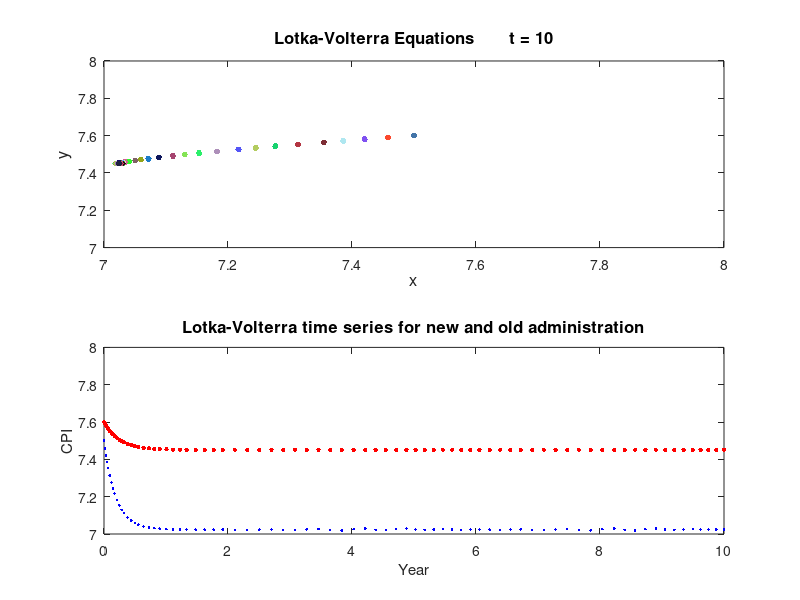

This chart was generated by the following MATLAB code:
% =========================================================================
% Matlab program to draw a phase portrait for the LotkaVolterra Predetor
% Pey model. The results are shown at each time step. 
% In addition, the user has the option of plotting a time series graph for x or y. 
% Set the parameter choice = 1 for a time series plot for x.
% Set choice = 2 for a time series plot for y. 
% Equation parameters alpha, beta, gamma and detla can be changed by the
% user.
% Equations are solved using a numerical ODE solver. 
%
% James Adams 3/4/14
% =========================================================================

function LotkaVolterra_JA
clear  % Clears command window
clc    % Clears command history
clf    % Removes anything in the figure window before simulation. 

countdown = 3;  % Countdown time length before simulation runs. 
iterations = 1;  % Sets initial interation count to 1;
pausetime = 0.1;  % Shows solutions at each time step. 
runtime = 10;    % Duration time of simulation.

% ================ Equation parameter values ==============================
alpha = -5.2486;
beta = 0.0376;
gamma = -3.9998;
delta = -0.0024;
kappa1 = 7.4194;
kappa2 = 7.4194;

% =============== Initial conditions for x and y ==========================
initialx = 7.5;
initialy = 7.6;

fprintf('----------------------------------\nLotkaVolterra Predetor Prey model \n\nMatlab code written by James Adams\n----------------------------------')
fprintf('\n\nParameter values set,')
fprintf('\n\nalpha = %2.6f \nbeta = %2.6f \ngamma = %2.6f \ndelta = %2.6f ',alpha,beta,gamma,delta)
fprintf('\n\nTo plot a time series graph for x, set the choice parameter in the code to 1.') 
fprintf('\nSet choice to 2 to plot a time series graph for y.\n\nSimulation will run in ')

for i = 3:-1:1
    fprintf('\n%8i',countdown')    % Countdown to simulation start.
    countdown = countdown-1;
    pause(1)
end

% Solves equations using numerical ODE solver 45 (nonstiff runge kutta)
deq1=@(t,x) [x(1)*(-alpha*(1-x(1)/kappa1) - beta*x(2)); x(2)*(-gamma*(1-x(2)/kappa2) - delta*x(1))];
[t,sol] = ode45(deq1,[0 runtime],[initialx initialy]);

arraysize = size(t);  % Sets time array size for the for loop.

%============ Solutions are plotted at each time step =====================

for i = 1 : max(arraysize) 
    subplot(2,1,1)
    plot(sol(iterations,1),sol(iterations,2),'.','color',[rand; rand; rand],'markersize',14,'MarkerFaceColor','b');                               
    hold on
    title(['Lotka-Volterra Equations       t = ' num2str(t(iterations))],'fontsize',12)
    xlabel('x','fontsize',12)
    ylabel('y','fontsize',12)
    axis([min(7) max(8) min(7) max(8)])
    
    subplot(2,1,2)
    text(0.1,0.5,'Time Series graph will be shown at the end of the simulation')
    
    iterations = iterations + 1;   % Adds 1 to the iteration count. 
    pause(pausetime)
end

% ==== Plots time series of x or y graph depending on choice ============== 
subplot(2,1,2)
plot(t(:,1),sol(:,1),'b.',t(:,1),sol(:,2),'r.','markersize',10,'MarkerFaceColor','b')
title(['Lotka-Volterra time series for new and old administration'],'fontsize',12)
xlabel('Year')
ylabel('CPI')
axis([min(t(:,1)) max(t(:,1)) min(7) max(8)])
%====================== End of program ====================================
